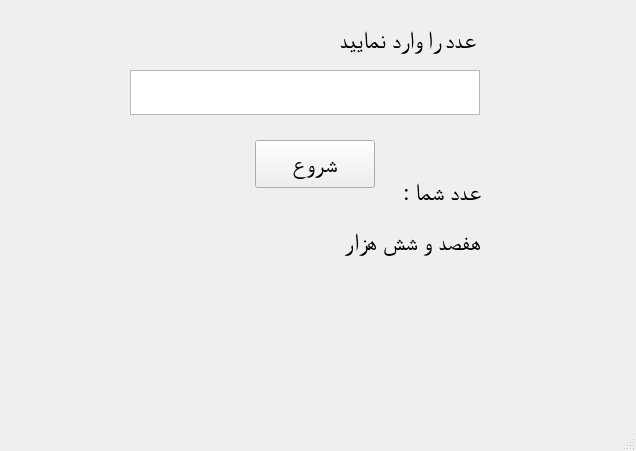
<?xml version="1.0" encoding="UTF-8"?>
<ui version="4.0">
 <class>MainWindow</class>
 <widget class="QMainWindow" name="MainWindow">
  <property name="geometry">
   <rect>
    <x>0</x>
    <y>0</y>
    <width>636</width>
    <height>451</height>
   </rect>
  </property>
  <property name="font">
   <font>
    <family>Zar</family>
    <pointsize>18</pointsize>
    <weight>50</weight>
    <bold>false</bold>
   </font>
  </property>
  <property name="windowTitle">
   <string>Read me a number</string>
  </property>
  <property name="windowIcon">
   <iconset>
    <normaloff>C:/Users/Saeed/Pictures/Icon/iconfinder_Global_manager_131490.ico</normaloff>C:/Users/Saeed/Pictures/Icon/iconfinder_Global_manager_131490.ico</iconset>
  </property>
  <property name="iconSize">
   <size>
    <width>32</width>
    <height>32</height>
   </size>
  </property>
  <property name="toolButtonStyle">
   <enum>Qt::ToolButtonTextOnly</enum>
  </property>
  <property name="tabShape">
   <enum>QTabWidget::Triangular</enum>
  </property>
  <widget class="QWidget" name="centralwidget">
   <widget class="QPushButton" name="play_button">
    <property name="geometry">
     <rect>
      <x>255</x>
      <y>140</y>
      <width>120</width>
      <height>48</height>
     </rect>
    </property>
    <property name="sizeIncrement">
     <size>
      <width>2</width>
      <height>2</height>
     </size>
    </property>
    <property name="cursor">
     <cursorShape>BusyCursor</cursorShape>
    </property>
    <property name="layoutDirection">
     <enum>Qt::LeftToRight</enum>
    </property>
    <property name="autoFillBackground">
     <bool>false</bool>
    </property>
    <property name="text">
     <string>شروع</string>
    </property>
    <property name="icon">
     <iconset>
      <normaloff>C:/Users/Saeed/Pictures/Icon/iconfinder__magic_wand_1679542.ico</normaloff>C:/Users/Saeed/Pictures/Icon/iconfinder__magic_wand_1679542.ico</iconset>
    </property>
    <property name="iconSize">
     <size>
      <width>32</width>
      <height>32</height>
     </size>
    </property>
    <property name="autoDefault">
     <bool>false</bool>
    </property>
    <property name="default">
     <bool>false</bool>
    </property>
    <property name="flat">
     <bool>false</bool>
    </property>
   </widget>
   <widget class="QLabel" name="label">
    <property name="geometry">
     <rect>
      <x>315</x>
      <y>20</y>
      <width>161</width>
      <height>41</height>
     </rect>
    </property>
    <property name="text">
     <string>عدد را وارد نمایید</string>
    </property>
   </widget>
   <widget class="QTextEdit" name="input_text">
    <property name="geometry">
     <rect>
      <x>130</x>
      <y>70</y>
      <width>350</width>
      <height>45</height>
     </rect>
    </property>
    <property name="font">
     <font>
      <family>Segoe UI Emoji</family>
     </font>
    </property>
    <property name="inputMethodHints">
     <set>Qt::ImhDigitsOnly</set>
    </property>
    <property name="frameShape">
     <enum>QFrame::StyledPanel</enum>
    </property>
    <property name="frameShadow">
     <enum>QFrame::Sunken</enum>
    </property>
    <property name="lineWidth">
     <number>1</number>
    </property>
    <property name="midLineWidth">
     <number>0</number>
    </property>
    <property name="verticalScrollBarPolicy">
     <enum>Qt::ScrollBarAlwaysOff</enum>
    </property>
    <property name="horizontalScrollBarPolicy">
     <enum>Qt::ScrollBarAlwaysOff</enum>
    </property>
    <property name="lineWrapMode">
     <enum>QTextEdit::WidgetWidth</enum>
    </property>
   </widget>
   <widget class="QLabel" name="label_2">
    <property name="geometry">
     <rect>
      <x>380</x>
      <y>180</y>
      <width>101</width>
      <height>51</height>
     </rect>
    </property>
    <property name="layoutDirection">
     <enum>Qt::RightToLeft</enum>
    </property>
    <property name="text">
     <string>عدد شما :</string>
    </property>
    <property name="alignment">
     <set>Qt::AlignLeading|Qt::AlignLeft|Qt::AlignTop</set>
    </property>
    <property name="margin">
     <number>5</number>
    </property>
   </widget>
   <widget class="QLabel" name="output">
    <property name="geometry">
     <rect>
      <x>80</x>
      <y>230</y>
      <width>401</width>
      <height>141</height>
     </rect>
    </property>
    <property name="layoutDirection">
     <enum>Qt::RightToLeft</enum>
    </property>
    <property name="locale">
     <locale language="Persian" country="Iran"/>
    </property>
    <property name="inputMethodHints">
     <set>Qt::ImhNone</set>
    </property>
    <property name="text">
     <string>هفصد و شش هزار</string>
    </property>
    <property name="textFormat">
     <enum>Qt::AutoText</enum>
    </property>
    <property name="alignment">
     <set>Qt::AlignLeading|Qt::AlignLeft|Qt::AlignTop</set>
    </property>
    <property name="margin">
     <number>5</number>
    </property>
   </widget>
  </widget>
  <widget class="QMenuBar" name="menubar">
   <property name="geometry">
    <rect>
     <x>0</x>
     <y>0</y>
     <width>636</width>
     <height>26</height>
    </rect>
   </property>
  </widget>
  <widget class="QStatusBar" name="statusbar"/>
 </widget>
 <resources/>
 <connections/>
</ui>
